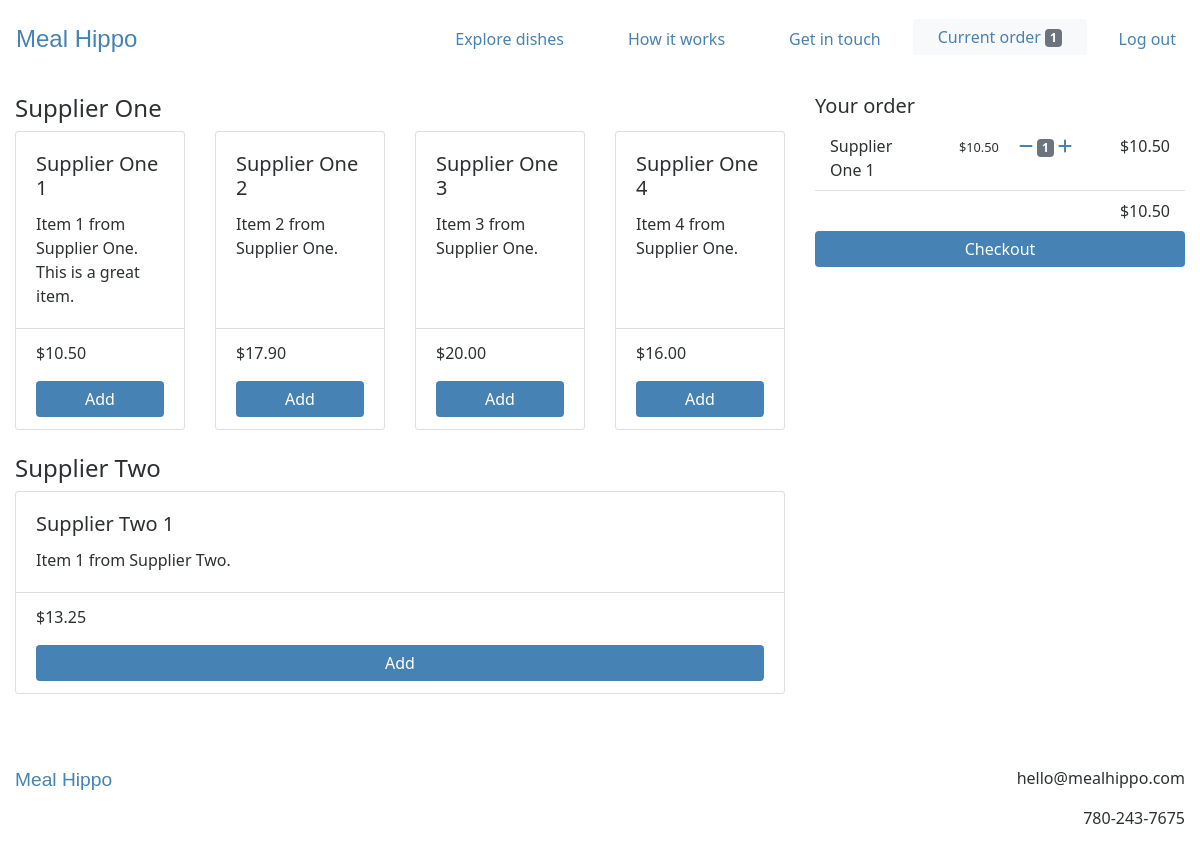
The app's page /order/items (signed in), older data.
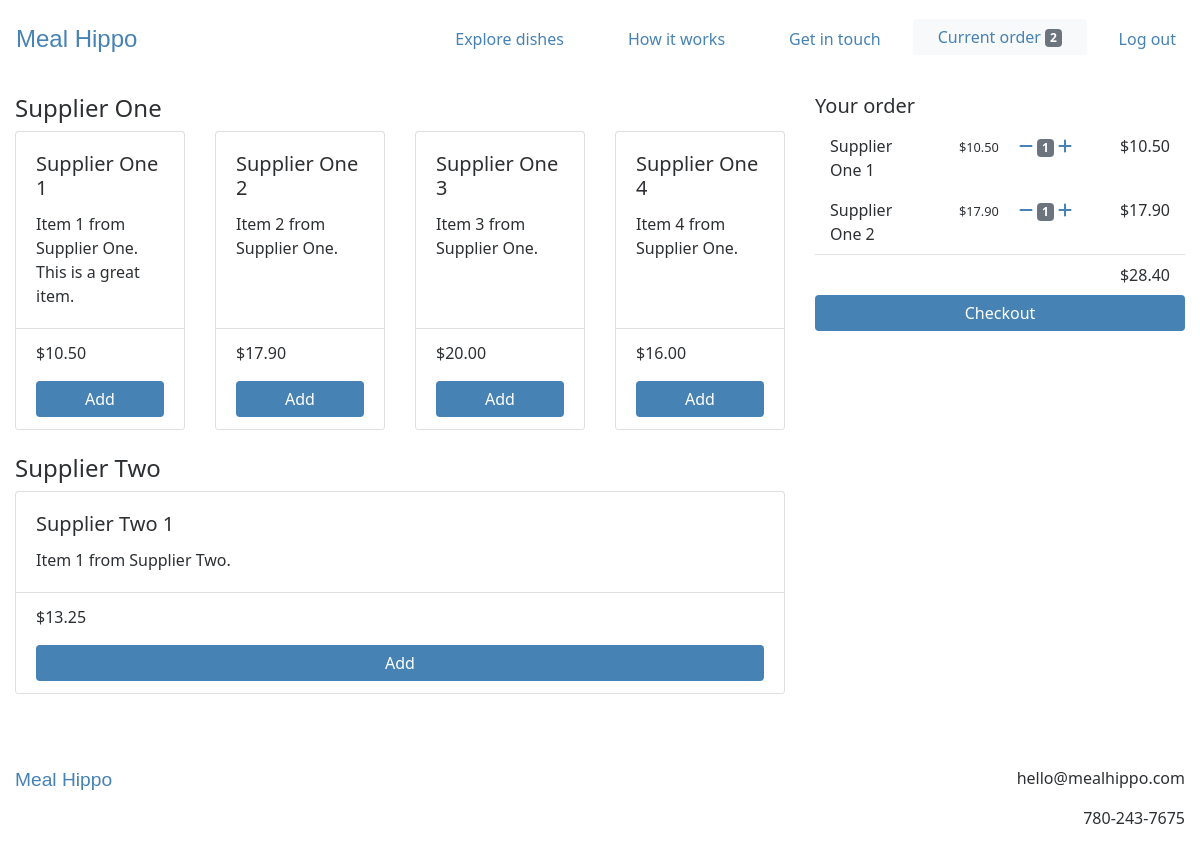
The same page, newer data.
### users/models.py (models this page shows, shortened)
class CustomUser(AbstractBaseUser):
    email = models.EmailField(unique=True)
    is_active = models.BooleanField(default=True)
    is_admin = models.BooleanField(default=False)
    objects = CustomUserManager()
    USERNAME_FIELD = 'email'
    REQUIRED_FIELDS = []

### webplatform/models.py (models this page shows, shortened)
class Order(models.Model):
    user = models.ForeignKey(settings.AUTH_USER_MODEL, on_delete=models.CASCADE)
    items = models.ManyToManyField(OrderItem)
    delivery_date = models.DateField(null=True, default=timezone.now)
    delivery_time = models.TimeField(null=True, default=timezone.now)
    is_completed = models.BooleanField(default=False)
    payment = models.ForeignKey("Payment", on_delete=models.SET_NULL, blank=True, null=True)
    created_at = models.DateTimeField(auto_now_add=True)
    modified_at = models.DateTimeField(auto_now=True)
    def get_total_order_price(self):
        total_order_price = 0
        for item in self.items.all():
            total_order_price += item.get_total_item_price()
        return total_order_price

class Supplier(models.Model):
    business_name = models.CharField(max_length=100)
    contact_name = models.CharField(max_length=100)
    contact_email = models.EmailField()
    contact_phone = models.CharField(max_length=20)
    contact_address = models.TextField()
    is_active = models.BooleanField()
    created_at = models.DateTimeField(auto_now_add=True)
    modified_at = models.DateTimeField(auto_now=True)

class Item(models.Model):
    supplier = models.ForeignKey(Supplier, on_delete=models.CASCADE)
    name = models.CharField(max_length=100)
    description = models.TextField()
    price = models.FloatField()
    is_active = models.BooleanField()
    created_at = models.DateTimeField(auto_now_add=True)
    modified_at = models.DateTimeField(auto_now=True)
    def get_add_to_order_url(self):
        return reverse("webplatform:add_to_order", kwargs={'pk': self.pk})
    def get_remove_from_order_url(self):
        return reverse("webplatform:remove_from_order", kwargs={'pk': self.pk})

class OrderItem(models.Model):
    user = models.ForeignKey(settings.AUTH_USER_MODEL, on_delete=models.CASCADE)
    item = models.ForeignKey(Item, on_delete=models.CASCADE)
    quantity = models.IntegerField(default=1)
    is_completed = models.BooleanField(default=False)
    def get_total_item_price(self):
        return self.quantity * self.item.price

### webplatform/views.py (the view)
# urls.py: path('order/items', views.OrderItemsView.as_view(), name='order_items_view'),
class OrderItemsView(ListView):
    model = models.Supplier
    template_name = 'webplatform/order_items_view.html'
    context_object_name = 'active_suppliers'
    def get_queryset(self):
        return models.Supplier.objects.filter(is_active=True)
    def get_context_data(self, **kwargs):
        context = super().get_context_data(**kwargs)
        if self.request.user.is_authenticated:
            order_qs = models.Order.objects.filter(user=self.request.user, is_completed=False)
            if order_qs.exists():
                order = order_qs[0]
                context['order'] = order
                order_items = order.items.all()
                context['order_items'] = order_items
        return context

### webplatform/templatetags/cart_templatetags.py (called while the page is built)
@register.filter
def cart_item_count(user):
    if user.is_authenticated:
        queryset = models.Order.objects.filter(user=user, is_completed=False)
        if queryset.exists():
            return queryset[0].items.count()
    return 0

### webplatform/templates/webplatform/order_items_view.html (shortened to what this page needs)
{% extends 'base.html' %}
{% load static %}
{% load humanize %}
{% block content %}
<div class="container-fluid mt-3 mb-5">
  <div class="row">
    {% if order_items %}
      <div class="col-8">
    {% else %}
      <div class="col">
    {% endif %}
      {% for active_supplier in active_suppliers %}
      <h4>{{ active_supplier.business_name }}</h4>
      <div class="card-deck mb-4">
        {% for item in active_supplier.item_set.all %}
        <div class="card">
          <div class="card-body">
            <h5 class="card-title">{{ item.name }}</h5>
            <p class="card-text">{{ item.description }}</p>
          </div>
          <div class="card-footer bg-white">
            <p class="card-text">${{ item.price|floatformat:2|intcomma }}</p>
            {% if user.is_authenticated %}
              <a href="{{ item.get_add_to_order_url }}" class="btn btn-primary w-100">Add</a>
            {% else %}
              <a href="{% url 'login' %}?next={% url 'webplatform:order_items_view' %}" class="btn btn-primary w-100">Add to order</a>
            {% endif %}
          </div>
        </div>
        {% endfor %}
      </div>
      {% endfor %}
    </div>
    {% if order_items %}
      <div class="col-4 sticky-top">
        <div class="sticky-top">
          <h5>
            Your order
          </h5>
          <div class="container">
            {% for order_item in order_items %}
              <div class="row py-2">
                <div class="col-4 text-left">
                  {{ order_item.item.name }}
                </div>
                <div class="col-5 text-center">
                  <small class="mr-3">${{ order_item.item.price|floatformat:2|intcomma }}</small>
                  <a href="{{ order_item.item.get_remove_from_order_url }}"><i class="fas fa-minus"></i></a>
                  <span class="badge badge-secondary">{{ order_item.quantity }}</span>
                  <a href="{{ order_item.item.get_add_to_order_url }}"><i class="fas fa-plus"></i></a>
                </div>
                <div class="col-3 text-right">
                  ${{ order_item.get_total_item_price|floatformat:2|intcomma }}
                </div>
              </div>
            {% endfor %}
          </div>
          <div class="container">
            <div class="row border-top py-2">
              <div class="col text-right">
                ${{ order.get_total_order_price|floatformat:2|intcomma }}
              </div>
            </div>
          </div>
          <a href="{% url 'webplatform:order_timing_view' %}" class="btn btn-primary w-100">Checkout</a>
        </div>
      </div>
    {% endif %}
  </div>
</div>
{% endblock %}

### templates/base.html (shortened to what this page needs)
{% load static %}
{% load cart_templatetags %}
<!DOCTYPE html>
<html lang="en" dir="ltr">
  <head>
    <link rel="stylesheet" href="https://stackpath.bootstrapcdn.com/bootstrap/4.4.1/css/bootstrap.min.css">
    <link rel="stylesheet" type="text/css" href="{% static 'style.css' %}">
  </head>
  <body>
    <nav class="navbar navbar-expand-md navbar-light py-3">
      <a class="navbar-brand" href="{% url 'webplatform:home_view' %}">Meal&nbsp;Hippo</a>
      <div class="collapse navbar-collapse" id="navbarText">
        <ul class="navbar-nav ml-auto">
          <li class="nav-item ml-5">
            <a class="nav-link" href="{% url 'webplatform:order_items_view' %}">Explore dishes</a>
          </li>
          <li class="nav-item ml-5">
            <a class="nav-link" href="{% url 'webplatform:support_view' %}">How it works</a>
          </li>
          <li class="nav-item ml-5">
            <a class="nav-link" href="{% url 'webplatform:contact_view' %}">Get in touch</a>
          </li>
          {% if user.is_authenticated %}
            <li class="nav-item ml-4">
              <a href="{% url 'webplatform:order_items_view' %}">
                <button type="button" class="btn btn-light">
                  Current order <span class="badge badge-secondary">{{ request.user|cart_item_count }}</span>
                </button>
              </a>
            </li>
            <li class="nav-item ml-4">
              <a class="nav-link" href="{% url 'logout' %}">Log out</a>
            </li>
          {% endif %}
        </ul>
      </div>
    </nav>
    {% block content %}
    {% endblock %}
    <footer>
      <div class="container-fluid text-center my-4">
        <div class="row">
          <div class="col-sm text-sm-left mb-4">
            <span class="logo">
              <a href="{% url 'webplatform:home_view' %}">Meal&nbsp;Hippo</a>
            </span>
          </div>
          <div class="col-sm text-sm-right">
            <p>hello@mealhippo.com</p>
            <p>780-243-7675</p>
          </div>
        </div>
      </div>
    </footer>
  </body>
</html>

### static/style.css (style rules this page uses)
body { color: #2D3033; font-family: "Lucida Grande", "Lucida Sans Unicode", "Lucida Sans", "Segoe UI", Geneva, Frutiger, Verdana, "Helvetica Neue", Arial, sans-serif; font-size: 16px; }
a, .btn-link { color: steelblue; }
.navbar-light .navbar-brand, .logo a { color: steelblue; font-size: 1.5em; font-family: "Arial Rounded MT Bold", "Helvetica Rounded", Arial, sans-serif; }
.logo a { font-size: 1.2em; }
.navbar-nav .nav-item a.nav-link { color: steelblue; }
.btn-primary { background: steelblue; border: none; padding-left: 25px; padding-right: 25px; }
.btn-light { color: steelblue; border: none; padding-left: 25px; padding-right: 25px; }

Row changes from the older to the newer data that the page shows:
computed for CustomUser: user|cart_item_count "1" → "2"
added OrderItem: item.name "Supplier One 2", item.price "17.90", quantity "1", get_total_item_price "17.90"
changed Order: get_total_order_price "10.50" → "28.40"
